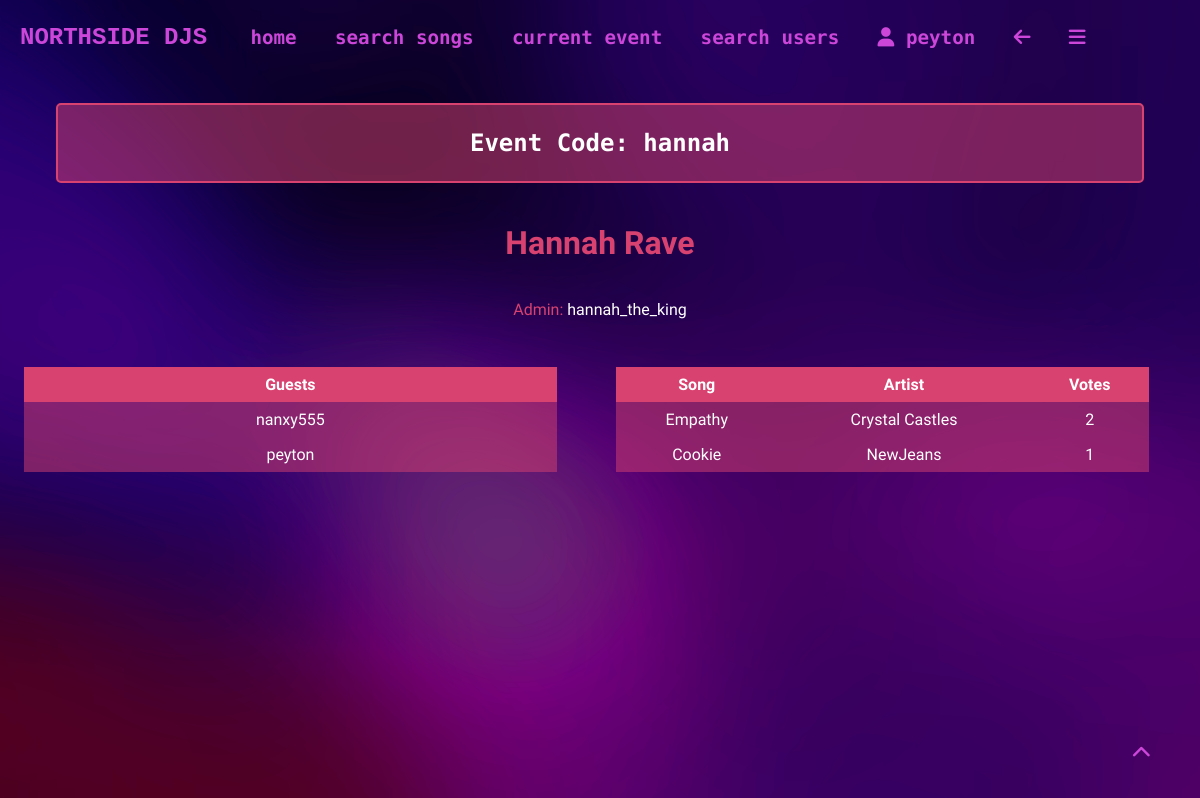
/event/5 (signed in), run on the app's committed database.
### app/models.py (models this page shows, shortened)
class User(UserMixin, db.Model): # model for the user table
    user_id = db.Column(db.Integer, primary_key=True)
    username = db.Column(db.String(64), index=True, unique=True)
    email = db.Column(db.String(120), index=True, unique=True)
    password_hash = db.Column(db.String(128))
    about_me = db.Column(db.String(140))
    in_event = db.Column(db.Boolean, default=False)
    pfp = db.Column(db.String(140))
    events = db.relationship('Events', back_populates='user')
    songs = db.relationship('FavouriteSong', back_populates='user')
    event_users = db.relationship('EventUsers', back_populates='user')
    voted_songs = db.relationship('VotedSongs', back_populates='user')
    song_reviews = db.relationship('SongReviews', back_populates='user', foreign_keys='SongReviews.user_id')
    username_rel = db.relationship('SongReviews', back_populates='username_rel', foreign_keys='SongReviews.username')

class Events(db.Model): # model for the events table
    event_id = db.Column(db.Integer, primary_key=True, unique=True)
    event_name = db.Column(db.String(64), index=True, unique=True)
    event_code = db.Column(db.Integer, unique=True)
    active_status = db.Column(db.Boolean, default=False)
    event_location = db.Column(db.String(140), index=True)
    event_description = db.Column(db.String(140), index=True)
    user_id = db.Column(db.Integer, db.ForeignKey('user.user_id', name='fk_user_id'))
    user = db.relationship('User', back_populates='events')
    event_users = db.relationship('EventUsers', back_populates='event')
    voted_songs = db.relationship('VotedSongs', back_populates='event')

class VotedSongs(db.Model): # model for the voted songs table
    vote_id = db.Column(db.Integer, primary_key=True, unique=True)
    track_id = db.Column(db.Integer, index=True)
    song_name = db.Column(db.String(64), index=True)
    artist_name = db.Column(db.String(64), index=True)
    event_id = db.Column(db.Integer, db.ForeignKey('events.event_id', name='voted_songs_event_id'))
    user_id = db.Column(db.Integer, db.ForeignKey('user.user_id', name='voted_songs_user_id'))
    event = db.relationship('Events', back_populates='voted_songs')
    user = db.relationship('User', back_populates='voted_songs')

### app/routes.py (the view)
@app.route('/event/<int:event_id>', methods=['GET', 'POST']) # allows a user to view an event
@login_required
def event(event_id):
    user_id = current_user.user_id
    user_event = EventUsers.query.filter_by(user_id=user_id).first().event_id
    event_name = Events.query.filter_by(event_id=user_event).first().event_name
    event_code = Events.query.filter_by(event_id=user_event).first().event_code
    event_description = Events.query.filter_by(event_id=user_event).first().event_description
    event_location = Events.query.filter_by(event_id=user_event).first().event_location
    users = EventUsers.query.filter_by(event_id=user_event).all()
    admin = EventUsers.query.filter_by(is_admin=1, event_id=user_event).first()
    event_songs = get_event_songs(user_event)
    if admin:
        admin_user = User.query.filter_by(user_id=admin.user_id).first()
        admin_username = admin_user.username
    users_names = []
    for user in users:
        if user.is_admin == 0:
            user_name = User.query.filter_by(user_id=user.user_id).first().username
            users_names.append(user_name)
    return render_template('event.html', event_id=user_event, user_event=user_event, event_name=event_name, event_code=event_code, users=users, users_names=users_names, admin_username=admin_username, event_songs=event_songs, event_location=event_location, event_description=event_description)

### app/models.py (called while the page is built)
@login.user_loader # loads the user
def load_user(user_id):
    return User.query.get(int(user_id)) # returns the user id as an integer

### app/routes.py (called while the page is built)
@app.context_processor # injects the current event the user is in into all templates
def inject_user_event():
    if current_user.is_authenticated: # checks if the user is logged in
        if current_user.in_event: # checks if the user is in an event
            user_id = current_user.user_id
            user_event = EventUsers.query.filter_by(user_id=user_id).first().event_id
            return dict(user_event=user_event) # returns the event that the user is in
        else:
            return dict(user_event=None) # returns the user event as none if the user is not in an event
    return dict(user_event=None) # returns the user event as none if the user is not logged in

def vote_counter(track_id, event_id): # counts the votes for a song
    return VotedSongs.query.filter_by(track_id=track_id, event_id=event_id).count()

### app/templates/event.html (shortened to what this page needs)
{% extends "base.html" %}
{% block content %}
<div class="centre">
    <h2 class="code">Event Code: {{event_code}}</h2>
    <h1>{{event_name}}</h1>
    <p>Admin: <a class="link" href="{{url_for('user', username=admin_username)}}">{{admin_username}}</a></p>
</div>
<div class="row">
    <div class="column equal">
        <table>
    <tr>
        <th>Guests</th>
    </tr>
    {% if users_names %}
        {% for user in users_names %}
            <tr>
                <td><a class="link" href="{{url_for('user', username=user)}}">{{user}}</a></td>
            </tr>
        {% endfor %}
    {% else %}
            <tr>
                <td>No guests have joined. Invite them with the code <strong>{{event_code}}</strong></td>
            </tr>
    {% endif %}
</table>
    </div>
    <div class="column equal">
        <table>
    <tr>
        <th>Song</th>
        <th>Artist</th>
        <th>Votes</th>
    </tr>
    {% if event_songs %}
        {% for song in event_songs %}
            <tr>
                <td>{{song.song_name}}</td>
                <td>{{song.artist_name}}</td>
                <td>{{song.votes}}</td>
            </tr>
        {% endfor %}
    {% else %}
        <tr>
            <td colspan="3">No songs added yet</td>
        </tr>
    {% endif %}
</table>
    </div>
</div>
{% endblock %}

### app/templates/base.html (shortened to what this page needs)
<!DOCTYPE html>
<html lang="en">
<head>
   <link rel="stylesheet" href="{{ url_for('static', filename='css/styles.css') }}">
</head>
<body class="{% block body_class %}{% endblock %}">
    <div class="header" id="top">
        <h1 class="logo" onclick="location.href='{{ url_for('index') }}'">NORTHSIDE DJS</h1>
        <a href="{{ url_for('index') }}">home</a>
        {% if current_user.is_anonymous %}
            <a href="{{ url_for('register') }}">sign up</a>
            <a href="{{ url_for('login') }}">log in</a>
        {% else %}
            <a href="{{ url_for('search') }}">search songs</a>
                {% if current_user.in_event == 0 %}
                <a href="{{ url_for('join_event')}}">join event</a>
                {% else %}
                    <a href="{{ url_for('event', event_id=user_event) }}">current event</a>
                {% endif %}
            <a href="{{ url_for('search_users') }}">search users</a>
            <a href="{{ url_for('user', username=current_user.username) }}"><i class="fa-solid fa-user"></i> {{current_user.username}}</a>
            <a href="javascript:history.back()"><i class="fa-solid fa-arrow-left"></i></a>
            <div class="hamburger">
                <a href="javascript:showSidebar()"><i class="fa-solid fa-bars"></i></a>
            </div>
        {% endif %}
    </div>
    {% block content %}{% endblock %}
<div class="footer header">
        <a href="#top" id="scrollbtn"><i class="fa-solid fa-chevron-up"></i></a>
    </div>
</body>
</html>

### app/static/css/styles.css (style rules this page uses)
* { scroll-behavior: smooth; }
#scrollbtn { position: fixed; bottom: 20px; right: 30px; }
body { background-image: url('/static/images/defaultbg.png'); background-size: cover; color: #D84270; font-family: 'Tektur', monospace; }
.footer { display: flex; justify-content: right; align-items: right; text-align: right; }
table { border-collapse: collapse; width: 100%; }
th { background-color: #D84270; color: white; border: none; padding: 0.5em; }
td { background-color: rgba(216, 66, 112, 0.5); color: white; padding: 0.5em; }
.row { display: flex; justify-content: space-between; margin: 0; padding: 0; }
.row:after { content: ""; display: table; clear: both; }
.column { float: left; }
.equal { text-align: center; width: 45%; padding: 1em; }
.centre { display: flex; justify-content: center; align-items: center; flex-direction: column; text-align: center; padding: 1em; margin: 0, 10em; }
.centre p { width: 80%; }
.header { display: flex; align-items: center; color: #8661C1; }
.header a { color: #CC46D9; transition: 0.3s ease-in-out;; margin-right: 1em; text-decoration: none; font-weight: 900; font-size: 1.2em; font-family: 'Nova Mono', monospace; padding: 0.3em 0.5em; margin: 0.5em; position: relative; }
.header a::before { background-color: #CC46D9; content: ""; width: 100%; height: 2px; position: absolute; bottom: 0; left: 0; transform-origin: right; transform: scaleX(0); transition: transform 0.3s ease-in-out; box-shadow: 0 0 10px #CC46D9; }
.logo { transition: 1s ease-in-out; color: #CC46D9; padding-left: 0.5em; padding-right: 1em; font-size: 1.5em; font-family: 'cubic', monospace; }
.code { background-color: rgba(216, 66, 112, 0.5); color: white; font-family: 'Nova Mono', monospace; padding: 1em; border: 2px solid #D84270; border-radius: 5px; width: 90%; position: relative; transition: 0.5s; }
.code::before { background: linear-gradient(113deg, rgba(216,66,112,1) 12%, rgba(204,70,217,1) 51%, rgba(32,5,89,1) 85%); border: none; width: 100%; height: 100%; content: ""; position: absolute; top: 0; left: 0; transform-origin: right; transform: scaleX(0); transition: transform 0.5s ease-in-out; z-index: -1; }
.link { color: white; text-decoration: none; transition: 0.3s; position: relative; }
.link::before { background-color: white; content: ""; position: absolute; bottom: 0; left: 0; width: 100%; height: 2px; transform-origin: right; transform: scaleX(0); transition: transform 0.3s ease-in-out; }

### data on the page
User: username "peyton"
Events: event_code "hannah", event_name "Hannah Rave"
User: username "hannah_the_king"
User: username "nanxy555"
VotedSongs: song_name "Empathy", artist_name "Crystal Castles", votes "2"
VotedSongs: song_name "Cookie", artist_name "NewJeans", votes "1"
